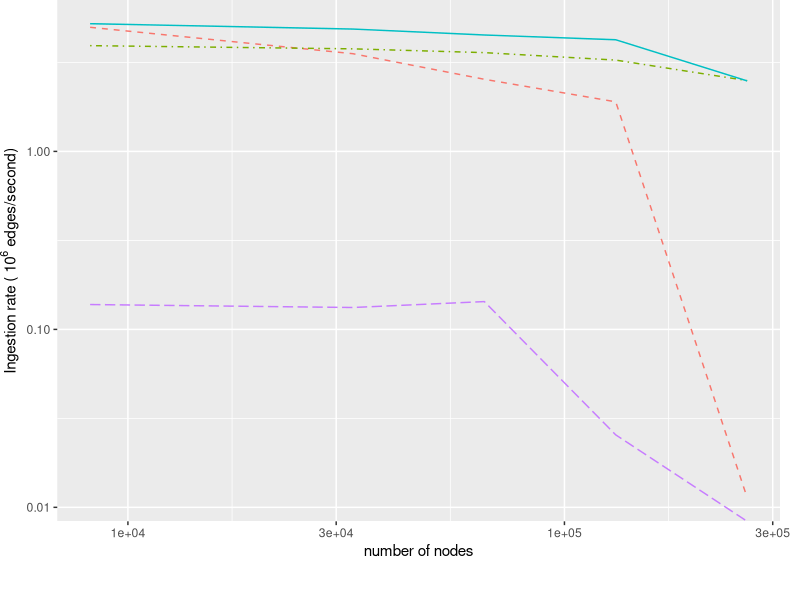
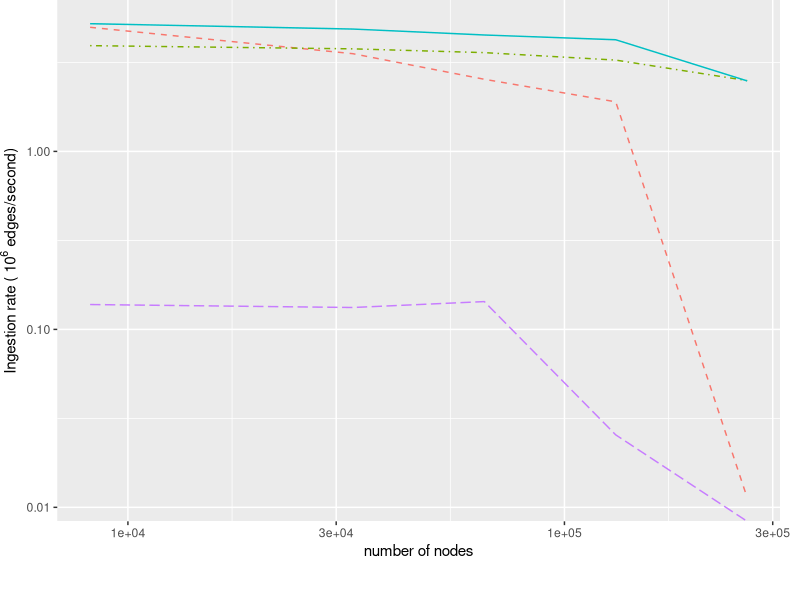

Reproduce these figures in R, in order.
library(tidyverse)
library("scales")

speed <- read.csv("speed_data.csv")

ggplot() +
  geom_line(data = speed, mapping = aes(x = nodes, y = ingestion_rate/10^6, color = alg, linetype = alg), size = 0.5) +
  scale_x_continuous(trans="log10") +
  labs(y=expression(paste("Ingestion rate (", ~10^6," edges/second)")), x ="number of nodes") + 
  scale_y_continuous(trans="log10") +
  #coord_cartesian(ylim = c(0, 3))
  #labs(title = "Ingestion Rate\n", color = "System\n") +
  labs(color = "System\n") +
  theme(legend.position = c(0.45, -0.23), legend.direction = 'horizontal', plot.margin = grid::unit(c(0,1,2,0), 'lines')) +
  #theme(legend.position = "bottom", legend.direction = 'horizontal', plot.margin = grid::unit(c(1,1,1,1), 'lines')) +
  #theme(legend.position = c(0, -0.05), legend.direction = 'horizontal') +
  
  #guides(color=guide_legend(nrow=2,byrow=TRUE), linetype="none") +
  guides(linetype="none") +
  #guides(linetype="none") +
  scale_color_hue(labels = c("Aspen", "GraphZeppelin gutter tree", "GraphZeppelin leaf gutters", "Terrace"))+
  scale_linetype_manual("", breaks=c("aspen_lim_e3", "stream_mem", "terrace_lim", "stream_ext")
                        , values=c("dashed", "solid","longdash","dotdash"))
  #scale_color_hue(labels = c("Aspen", "GraphZeppelin", "Terrace"))+
  #scale_linetype_manual("", breaks=c("aspen_top", "stream_mem", "terrace")
  #                      , values=c("dashed", "solid","dotdash"))

ggsave(filename = "speed.png", width = 6, height = 3.5, unit = "in")
